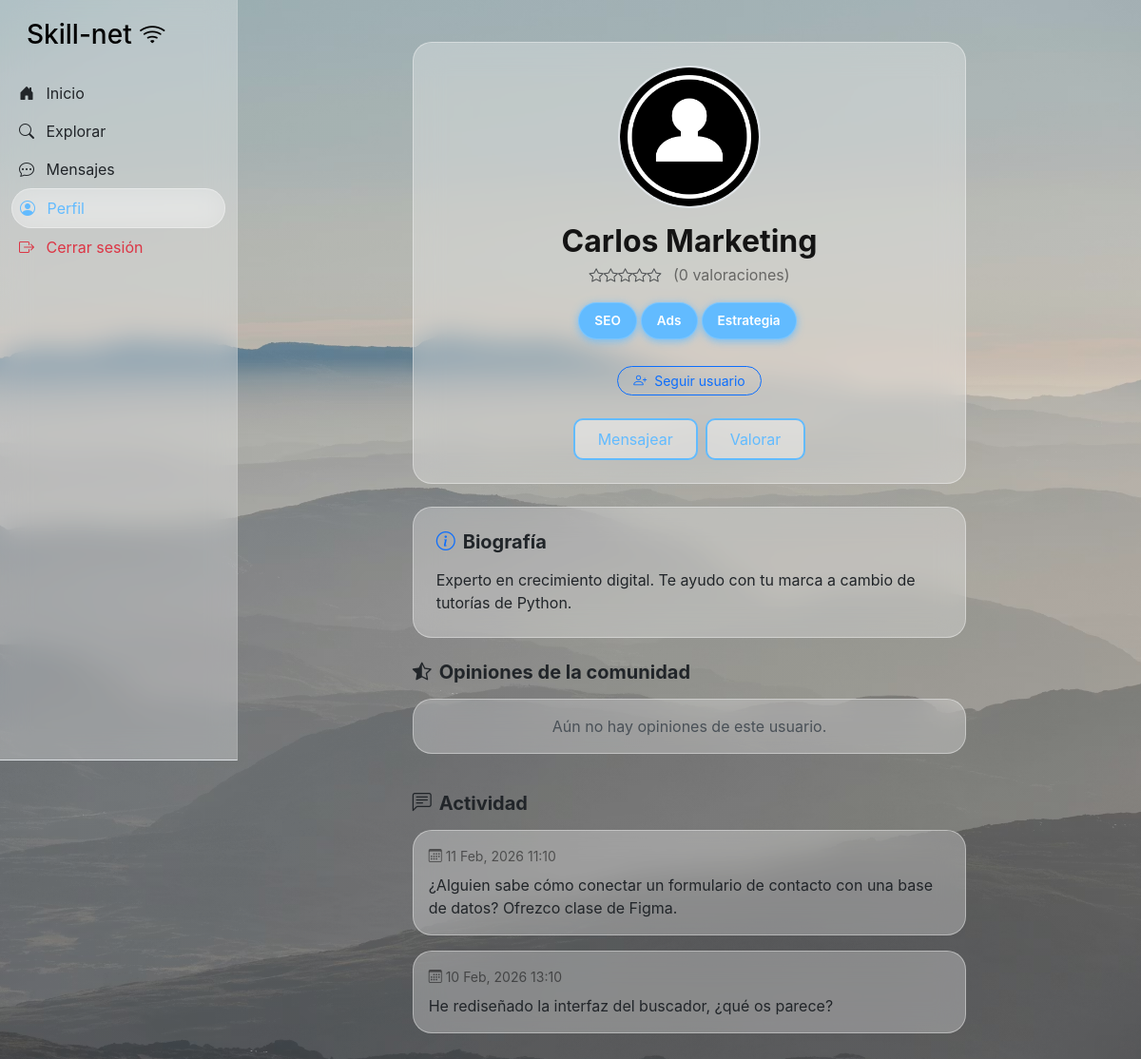
The page /perfil.php?id=3 (signed in) on the database its author committed.
### tables this page shows
CREATE TABLE IF NOT EXISTS usuarios (
    id INT AUTO_INCREMENT PRIMARY KEY,
    nombre VARCHAR(100) NOT NULL,
    email VARCHAR(150) NOT NULL UNIQUE,
    password VARCHAR(255) NOT NULL,
    habilidades TEXT,  
    bio TEXT,
    avatar VARCHAR(255) DEFAULT 'default.png',
    fecha_registro TIMESTAMP DEFAULT CURRENT_TIMESTAMP
);

CREATE TABLE IF NOT EXISTS publicaciones (
    id INT AUTO_INCREMENT PRIMARY KEY,
    id_usuario INT NOT NULL,
    contenido TEXT NOT NULL,
    fecha_publicacion TIMESTAMP DEFAULT CURRENT_TIMESTAMP,
    FOREIGN KEY (id_usuario) REFERENCES usuarios(id) ON DELETE CASCADE
);

### phpscripts/perfilLogic.php (called while the page is built, shortened)
<?php
include 'phpscripts/dbconn.php';
$perfil_id = isset($_GET['id']) ? intval($_GET['id']) : $_SESSION['user_id'];
$mi_id = $_SESSION['user_id'];
$stmt_check = $conn->prepare("SELECT id FROM seguidores WHERE id_seguidor = ? AND id_seguido = ?");
$stmt_check->bind_param("ii", $mi_id, $perfil_id);
$stmt_check->execute();
$seguido = $stmt_check->get_result()->num_rows > 0;
$stmt_rep = $conn->prepare("SELECT AVG(puntuacion) as promedio, COUNT(*) as total FROM valoraciones WHERE id_valorado = ?");
$stmt_rep->bind_param("i", $perfil_id);
$stmt_rep->execute();
$stats = $stmt_rep->get_result()->fetch_assoc();
$stmt = $conn->prepare("SELECT nombre, email, habilidades, bio, avatar FROM usuarios WHERE id = ?");
$stmt->bind_param("i", $perfil_id);
$stmt->execute();
$user_perfil = $stmt->get_result()->fetch_assoc();
$stmt_comm = $conn->prepare("SELECT v.*, u.nombre, u.avatar FROM valoraciones v JOIN usuarios u ON v.id_valorador = u.id WHERE v.id_valorado = ? ORDER BY v.id DESC");
$stmt_comm->bind_param("i", $perfil_id);
$stmt_comm->execute();
$res_comm = $stmt_comm->get_result();
if (!empty($user_perfil['avatar']) && file_exists("img/" . $user_perfil['avatar'])) {
    $fotoPerfil = $user_perfil['avatar'];
} else {
    $fotoPerfil = "user.png";
}
?>

### perfil.php (the view, shortened to what this page needs)
<?php include 'phpscripts/perfilLogic.php'; ?>
<!DOCTYPE html>
<html lang="es">
<head>
    <link href="https://cdn.jsdelivr.net/npm/bootstrap@5.3.0/dist/css/bootstrap.min.css" rel="stylesheet">
    <link rel="stylesheet" href="https://cdn.jsdelivr.net/npm/bootstrap-icons@1.11.0/font/bootstrap-icons.css">
    <link href="https://fonts.cdnfonts.com/css/sf-pro-display" rel="stylesheet">
    <link rel="stylesheet" href="css/fonts.css">
    <link rel="stylesheet" href="css/style.css">
</head>
<body>
    <div class="container-fluid">
        <div class="row">
            <?php include("phpscripts/navbar.php"); ?>
            <main class="main-content">
                <div class="container mt-4">
                    <div class="row justify-content-center">
                        <div class="col-md-10 col-lg-8">
                            <div class="card usr-search mb-4">
                                <div class="card-body p-4 text-center">
                                    <img src="img/<?php echo $fotoPerfil; ?>"
                                        class="rounded-circle mb-3 img-perfil-crop img-perfil-grande mx-auto">
                                    <h2 class="fw-bold text-dark mb-1">
                                        <?php echo htmlspecialchars($user_perfil['nombre']); ?>
                                    </h2>
                                    <div class="mb-3">
                                        <?php
                                        $rating = round($stats['promedio'] ?? 0);
                                        for ($i = 1; $i <= 5; $i++)
                                            echo ($i <= $rating) ? '<i class="bi bi-star-fill text-warning"></i>' : '<i class="bi bi-star text-muted"></i>';
                                        ?>
                                        <span class="ms-2 text-black-50">(<?php echo $stats['total']; ?>
                                            valoraciones)</span>
                                    </div>
                                    <div class="mb-4">
                                        <?php
                                        $tags = explode(",", $user_perfil['habilidades'] ?? '');
                                        foreach ($tags as $tag)
                                            if (!empty(trim($tag)))
                                                echo '<span class="tag-pill me-1 p-2 px-3 d-inline-block mb-1">' . htmlspecialchars(trim($tag)) . '</span>';
                                        ?>
                                    </div>
                                    <?php if ($perfil_id != $mi_id): ?>
                                        <form action="" method="POST" class="mb-4">
                                            <button type="submit" name="accion_follow"
                                                value="<?php echo ($seguido ? 'unfollow' : 'seguir'); ?>"
                                                class="btn btn-sm <?php echo ($seguido ? 'btn-outline-danger' : 'btn-outline-primary'); ?> rounded-pill px-3">
                                                <i
                                                    class="bi <?php echo ($seguido ? 'bi-person-x' : 'bi-person-plus'); ?> me-1"></i>
                                                <?php echo ($seguido ? 'Dejar de seguir' : 'Seguir usuario'); ?>
                                            </button>
                                        </form>
                                    <?php endif; ?>
                                    <div class="d-flex gap-2 justify-content-center">
                                        <?php if ($perfil_id == $mi_id): ?>
                                            <a href="editar_perfil.php"
                                                class="btn-usr-search px-4 text-decoration-none">Editar Perfil</a>
                                        <?php else: ?>
                                            <a href="mensajes.php?id=<?php echo $perfil_id; ?>"
                                                class="btn-usr-search px-4 text-decoration-none">Mensajear</a>
                                            <button class="btn-usr-search px-4" data-bs-toggle="modal"
                                                data-bs-target="#modalVotar">Valorar</button>
                                        <?php endif; ?>
                                    </div>
                                </div>
                            </div>
                            <div class="card usr-search mb-4">
                                <div class="card-body p-4">
                                    <h5 class="fw-bold mb-3"><i
                                            class="bi bi-info-circle me-2 text-primary"></i>Biografía</h5>
                                    <p class="text-dark mb-0">
                                        <?php echo nl2br(htmlspecialchars($user_perfil['bio'] ?? 'Sin biografía disponible.')); ?>
                                    </p>
                                </div>
                            </div>
                            <h5 class="fw-bold mb-3 text-dark"><i class="bi bi-star-half me-2"></i>Opiniones de la
                                comunidad</h5>
                            <div class="row mb-4">
                                <?php if ($res_comm->num_rows > 0): ?>
                                    <?php while ($com = $res_comm->fetch_assoc()): ?>
                                        <div class="col-12 mb-2">
                                            <div class="card usr-search border-0">
                                                <div class="card-body p-3">
                                                    <div class="d-flex align-items-center mb-2">
                                                        <img src="img/<?php echo (!empty($com['avatar']) && file_exists('img/' . $com['avatar'])) ? $com['avatar'] : 'user.png'; ?>"
                                                            class="rounded-circle me-2 img-perfil-crop"
                                                            style="width: 30px; height: 30px;">
                                                        <span class="fw-bold small text-dark me-2">
                                                            <?php echo htmlspecialchars($com['nombre']); ?>
                                                        </span>
                                                        <div>
                                                            <?php for ($i = 1; $i <= 5; $i++)
                                                                echo ($i <= $com['puntuacion']) ? '<i class="bi bi-star-fill text-warning small"></i>' : '<i class="bi bi-star text-muted small"></i>'; ?>
                                                        </div>
                                                    </div>
                                                    <?php if (!empty($com['comentario'])): ?>
                                                        <p class="mb-0 text-dark small italic" style="font-style: italic;">
                                                            "
                                                            <?php echo htmlspecialchars($com['comentario']); ?>"
                                                        </p>
                                                    <?php else: ?>
                                                        <p class="mb-0 text-muted small">Sin comentario escrito.</p>
                                                    <?php endif; ?>
                                                </div>
                                            </div>
                                        </div>
                                    <?php endwhile; ?>
                                <?php else: ?>
                                    <div class="col-12">
                                        <div class="alert alert-light text-center border-0 usr-search">Aún no hay opiniones
                                            de este usuario.</div>
                                    </div>
                                <?php endif; ?>
                            </div>
                            <h5 class="fw-bold mb-3 text-dark"><i class="bi bi-chat-left-text me-2"></i>Actividad</h5>
                            <?php
                            $stmt_posts = $conn->prepare("SELECT contenido, fecha_publicacion FROM publicaciones WHERE id_usuario = ? ORDER BY fecha_publicacion DESC");
                            $stmt_posts->bind_param("i", $perfil_id);
                            $stmt_posts->execute();
                            $res_posts = $stmt_posts->get_result();
                            if ($res_posts->num_rows > 0) {
                                while ($post = $res_posts->fetch_assoc()) { ?>
                                    <div class="card usr-search mb-3">
                                        <div class="card-body p-3">
                                            <small class="text-black-50 d-block mb-2">
                                                <i
                                                    class="bi bi-calendar3 me-1"></i><?php echo date("d M, Y H:i", strtotime($post['fecha_publicacion'])); ?>
                                            </small>
                                            <p class="mb-0 text-dark"><?php echo nl2br(htmlspecialchars($post['contenido'])); ?>
                                            </p>
                                        </div>
                                    </div>
                                <?php }
                            } else {
                                echo '<div class="alert alert-light text-center border-0 usr-search">Sin publicaciones.</div>';
                            } ?>
                        </div>
                    </div>
                </div>
            </main>
        </div>
    </div>
</body>
</html>

### css/style.css (style rules this page uses)
body { font-family: 'SF Pro Display', sans-serif; background: linear-gradient(rgba(18, 18, 18, 0.2), rgba(18, 18, 18, 0.2)), url(../img/wall1.avif); background-size: cover; background-position: center; background-repeat: no-repeat; background-attachment: fixed; color: black; min-height: 100vh; margin: 0; }
.main-content { margin-left: 250px; padding: 20px; width: calc(100% - 250px); }
.img-perfil-crop { object-fit: cover !important; object-position: center !important; border: 2px solid #dee2e6; }
.img-perfil-grande { width: 150px; height: 150px; }
.tag-pill { background-color: rgba(98, 187, 255, 1); border: 1px solid rgba(147, 208, 255, 0.5); box-shadow: 0 2px 8px rgba(98, 187, 255, 0.8); border-radius: 25px; color: white; font-size: small; font-weight: bold; }
.main-content h2, .main-content p.text-muted { color: rgba(0, 0, 0, 0.9) !important; }
.main-content .usr-search { background-color: rgba(250, 250, 250, 0.3) !important; border: 1px solid rgba(250, 250, 250, 0.4) !important; backdrop-filter: blur(15px); -webkit-backdrop-filter: blur(15px); border-radius: 20px; transition: all 0.3s cubic-bezier(0.4, 0, 0.2, 1); overflow: hidden; }
.btn-usr-search { text-decoration: none; padding-left: 1rem; padding-right: 1rem; padding-top: 0.5rem; padding-bottom: 0.5rem; background-color: rgba(255, 255, 255, 0.4); border: 2px solid rgba(98, 187, 255, 1); color: rgba(98, 187, 255, 1); border-radius: 10px; transition: all 0.3s ease; }
.bi-star-fill, .bi-star { font-size: 0.95rem; }
.tag-pill { display: inline-block; background-color: rgba(98, 187, 255, 1); border: 1px solid rgba(147, 208, 255, 0.5); color: white; border-radius: 20px; font-size: 0.85rem; font-weight: 600; }

### rows shown on the page
usuarios: avatar (placeholder picture), nombre "Carlos Marketing", habilidades "SEO", habilidades "Ads", habilidades "Estrategia", bio "Experto en crecimiento digital. Te ayudo con tu marca a cambio de tutorías de Python."
publicaciones: fecha_publicacion "11 Feb, 2026 11:10", contenido "¿Alguien sabe cómo conectar un formulario de contacto con una base de datos? Ofrezco clase de Figma."
publicaciones: fecha_publicacion "10 Feb, 2026 13:10", contenido "He rediseñado la interfaz del buscador, ¿qué os parece?"

### other values the page prints
$stats['total'] "0"
